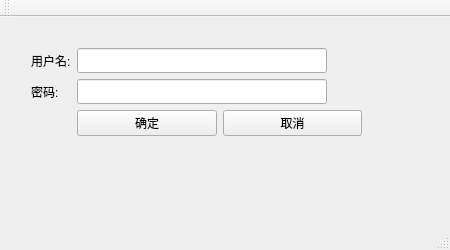
<?xml version="1.0" encoding="UTF-8"?>
<ui version="4.0">
 <class>MainWindow</class>
 <widget class="QMainWindow" name="MainWindow">
  <property name="geometry">
   <rect>
    <x>0</x>
    <y>0</y>
    <width>450</width>
    <height>250</height>
   </rect>
  </property>
  <property name="minimumSize">
   <size>
    <width>450</width>
    <height>250</height>
   </size>
  </property>
  <property name="maximumSize">
   <size>
    <width>450</width>
    <height>250</height>
   </size>
  </property>
  <property name="windowTitle">
   <string>MainWindow</string>
  </property>
  <widget class="QWidget" name="centralWidget">
   <widget class="QWidget" name="formLayoutWidget">
    <property name="geometry">
     <rect>
      <x>20</x>
      <y>20</y>
      <width>353</width>
      <height>134</height>
     </rect>
    </property>
    <layout class="QFormLayout" name="formLayout">
     <item row="0" column="0">
      <widget class="QLabel" name="label">
       <property name="text">
        <string>用户名:</string>
       </property>
      </widget>
     </item>
     <item row="0" column="1">
      <widget class="QLineEdit" name="lineEdit">
       <property name="minimumSize">
        <size>
         <width>250</width>
         <height>25</height>
        </size>
       </property>
       <property name="maximumSize">
        <size>
         <width>250</width>
         <height>25</height>
        </size>
       </property>
      </widget>
     </item>
     <item row="2" column="0">
      <widget class="QLabel" name="label_2">
       <property name="text">
        <string>密码:</string>
       </property>
      </widget>
     </item>
     <item row="2" column="1">
      <widget class="QLineEdit" name="lineEdit_2">
       <property name="minimumSize">
        <size>
         <width>250</width>
         <height>25</height>
        </size>
       </property>
       <property name="maximumSize">
        <size>
         <width>250</width>
         <height>25</height>
        </size>
       </property>
      </widget>
     </item>
     <item row="3" column="0">
      <layout class="QHBoxLayout" name="horizontalLayout"/>
     </item>
     <item row="3" column="1">
      <layout class="QHBoxLayout" name="horizontalLayout_2">
       <item>
        <widget class="QPushButton" name="okBtn">
         <property name="text">
          <string>确定</string>
         </property>
        </widget>
       </item>
       <item>
        <widget class="QPushButton" name="cancelBtn">
         <property name="text">
          <string>取消</string>
         </property>
        </widget>
       </item>
      </layout>
     </item>
    </layout>
   </widget>
  </widget>
  <widget class="QMenuBar" name="menuBar">
   <property name="geometry">
    <rect>
     <x>0</x>
     <y>0</y>
     <width>450</width>
     <height>22</height>
    </rect>
   </property>
  </widget>
  <widget class="QToolBar" name="mainToolBar">
   <property name="enabled">
    <bool>true</bool>
   </property>
   <property name="styleSheet">
    <string notr="true">display:none</string>
   </property>
   <attribute name="toolBarArea">
    <enum>TopToolBarArea</enum>
   </attribute>
   <attribute name="toolBarBreak">
    <bool>false</bool>
   </attribute>
  </widget>
  <widget class="QStatusBar" name="statusBar"/>
 </widget>
 <layoutdefault spacing="6" margin="11"/>
 <resources/>
 <connections/>
</ui>
